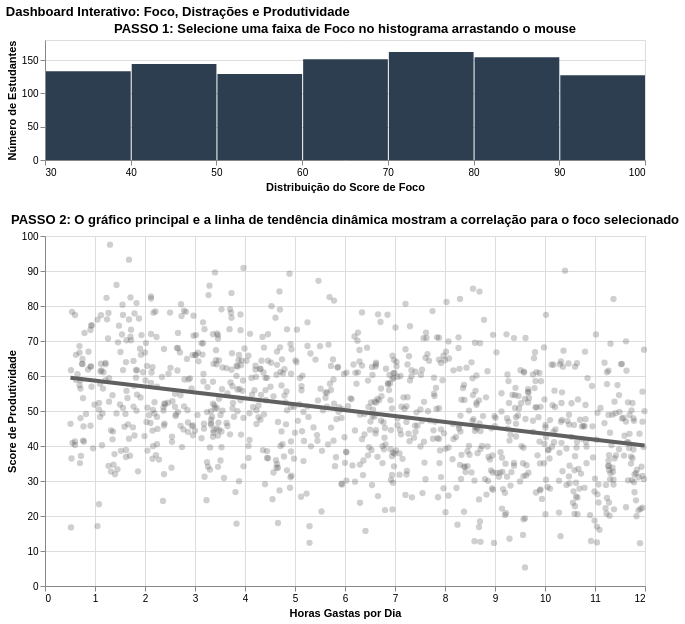

This figure's notebook cell:
### Markdown cell above
# 2.4 Análise do comportamento e distrações

### Code cell
import altair as alt
import pandas as pd

# =====================================================================
# PREPARAÇÃO DOS DADOS (Mantendo o MELT que você gostou)
# =====================================================================

# Lista das colunas que consideramos distrações
distraction_vars = ['phone_usage_hours', 'social_media_hours', 'youtube_hours', 'gaming_hours']

# Usamos o .melt() para "dobrar" as colunas de distração
df_distractions = df_amostra.melt(
    id_vars=['student_id', 'focus_score', 'productivity_score'], # Colunas fixas
    value_vars=distraction_vars,                                  # Colunas "dobradas"
    var_name='tipo_distracao',
    value_name='horas_gastas'
)

# =====================================================================
# DEFINIÇÃO DAS INTERAÇÕES (DROPDOWN E BRUSH)
# =====================================================================

# 1. Seletor DROPDOWN para o menu de Distrações (Melt)
distraction_options = df_distractions['tipo_distracao'].unique().tolist()
dropdown = alt.binding_select(options=distraction_options, name='Escolha a Distração: ')
distraction_select = alt.selection_point(fields=['tipo_distracao'], bind=dropdown, value=distraction_options[0])

# 2. Seletor BRUSH para o nível de Foco (Histograma)
# Queremos selecionar apenas no eixo X do histograma
brush = alt.selection_interval(encodings=['x'])

# =====================================================================
# CONSTRUÇÃO DO PAINEL DE DOIS GRÁFICOS
# =====================================================================

# --- GRÁFICO A: O SELETOR DE FOCO (HISTOGRAMA) ---
# Usamos o brush para selecionar a faixa de foco.
# As barras mudam de cor se estiverem dentro da seleção.
hist_focus = alt.Chart(df_amostra).mark_bar().encode(
    x=alt.X('focus_score:Q', bin=True, title='Distribuição do Score de Foco'),
    y=alt.Y('count()', title='Número de Estudantes'),
    # CORREÇÃO VISUAL: Se estiver no brush, fica azul escuro, senão cinza claro.
    color=alt.condition(brush, alt.value('#2c3e50'), alt.value('lightgray'))
).properties(
    width=600,
    height=120,
    title='PASSO 1: Selecione uma faixa de Foco no histograma arrastando o mouse'
).add_params(
    brush # Adiciona a interação de brush neste gráfico
)


# --- GRÁFICO B: DISTRAÇÕES VS PRODUTIVIDADE COM LINHA DE TENDÊNCIA ---

# Definimos o gráfico básico (pontos neutros)
points = alt.Chart(df_distractions).mark_point(opacity=0.3, size=40, filled=True).encode(
    x=alt.X('horas_gastas:Q', title='Horas Gastas por Dia'),
    y=alt.Y('productivity_score:Q', title='Score de Produtividade'),
    color=alt.value('#606060') # Cor neutra para os pontos
)

# Definimos a linha de regressão dinâmica (esta linha é recalculada com base no filtro)
# Usamos mark_line para desenhá-la e transform_regression para calculá-la.
trend_line = points.transform_regression(
    'horas_gastas', 'productivity_score'
).mark_line(color='#c0392b', size=4).encode(
    tooltip=[
        alt.Tooltip('mean(horas_gastas):Q', title='Média de Horas (Selecção)', format='.1f'),
        alt.Tooltip('mean(productivity_score):Q', title='Produtividade Média (Selecção)', format='.1f')
    ]
)

# Camada final de Gráfico B (Pontos + Linha de Tendência)
# Adicionamos os filtros interativos e os seletores
main_distraction_plot = alt.layer(points, trend_line).add_params(
    distraction_select # Adiciona o menu dropdown
).transform_filter(
    distraction_select # Filtra pelo dropdown (tipo_distracao)
).transform_filter(
    brush # Filtra pelo brush (focus_score) que vem do gráfico A
).properties(
    width=600,
    height=350,
    title='PASSO 2: O gráfico principal e a linha de tendência dinâmica mostram a correlação para o foco selecionado'
)

# Juntamos os dois gráficos verticalmente (Seletor no topo, Principal na base)
dashboard_distractions_final = hist_focus & main_distraction_plot

dashboard_distractions_final.properties(title='Dashboard Interativo: Foco, Distrações e Produtividade')

### Figure 1 — Vega-Lite specification as saved in the notebook (floating-point values rounded to 4 significant figures; data arrays with more than 128 entries replaced by an {"elided": "..."} marker saying what was removed)
{"config": {"view": {"continuousWidth": 300, "continuousHeight": 300}}, "vconcat": [{"data": {"name": "data-5e5b733bd8cbf702b79fde5aff663028"}, "mark": {"type": "bar"}, "encoding": {"color": {"condition": {"param": "param_c97a99acfc68b794", "value": "#2c3e50"}, "value": "lightgray"}, "x": {"bin": true, "field": "focus_score", "title": "Distribuição do Score de Foco", "type": "quantitative"}, "y": {"aggregate": "count", "title": "Número de Estudantes", "type": "quantitative"}}, "height": 120, "name": "view_89bec57f91d476b1_0", "title": "PASSO 1: Selecione uma faixa de Foco no histograma arrastando o mouse", "width": 600}, {"layer": [{"mark": {"type": "point", "filled": true, "opacity": 0.3, "size": 40}, "encoding": {"color": {"value": "#606060"}, "x": {"field": "horas_gastas", "title": "Horas Gastas por Dia", "type": "quantitative"}, "y": {"field": "productivity_score", "title": "Score de Produtividade", "type": "quantitative"}}, "name": "view_4d831cee405ef6b3_0"}, {"mark": {"type": "line", "color": "#c0392b", "size": 4}, "encoding": {"color": {"value": "#606060"}, "tooltip": [{"aggregate": "mean", "field": "horas_gastas", "format": ".1f", "title": "Média de Horas (Selecção)", "type": "quantitative"}, {"aggregate": "mean", "field": "productivity_score", "format": ".1f", "title": "Produtividade Média (Selecção)", "type": "quantitative"}], "x": {"field": "horas_gastas", "title": "Horas Gastas por Dia", "type": "quantitative"}, "y": {"field": "productivity_score", "title": "Score de Produtividade", "type": "quantitative"}}, "transform": [{"on": "horas_gastas", "regression": "productivity_score"}]}], "data": {"name": "data-3ea52bc12f9683c3f58bdeffc7b8dc66"}, "height": 350, "title": "PASSO 2: O gráfico principal e a linha de tendência dinâmica mostram a correlação para o foco selecionado", "transform": [{"filter": {"param": "param_c86356fef9e10282"}}, {"filter": {"param": "param_c97a99acfc68b794"}}], "width": 600}], "params": [{"name": "param_c97a99acfc68b794", "select": {"type": "interval", "encodings": ["x"]}, "views": ["view_89bec57f91d476b1_0"]}, {"name": "param_c86356fef9e10282", "select": {"type": "point", "fields": ["tipo_distracao"]}, "bind": {"input": "select", "options": ["phone_usage_hours", "social_media_hours", "youtube_hours", "gaming_hours"], "name": "Escolha a Distração: "}, "value": "phone_usage_hours", "views": ["view_4d831cee405ef6b3_0"]}], "title": "Dashboard Interativo: Foco, Distrações e Produtividade", "$schema": "https://vega.github.io/schema/vega-lite/v6.1.0.json", "datasets": {"data-5e5b733bd8cbf702b79fde5aff663028": {"elided": "1000 records"}, "data-3ea52bc12f9683c3f58bdeffc7b8dc66": {"elided": "4000 records"}}}
